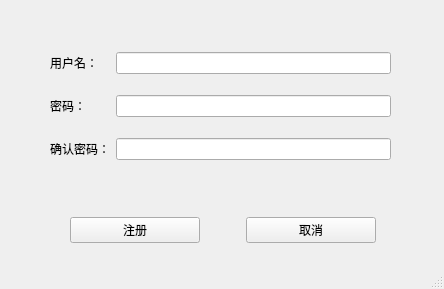
<?xml version="1.0" encoding="UTF-8"?>
<ui version="4.0">
 <class>registorWindow</class>
 <widget class="QMainWindow" name="registorWindow">
  <property name="geometry">
   <rect>
    <x>0</x>
    <y>0</y>
    <width>444</width>
    <height>289</height>
   </rect>
  </property>
  <property name="windowTitle">
   <string>添加管理用户</string>
  </property>
  <widget class="QWidget" name="centralwidget">
   <widget class="QWidget" name="gridLayoutWidget">
    <property name="geometry">
     <rect>
      <x>50</x>
      <y>37</y>
      <width>341</width>
      <height>139</height>
     </rect>
    </property>
    <layout class="QGridLayout" name="gridLayout">
     <item row="1" column="0">
      <widget class="QLabel" name="label_2">
       <property name="text">
        <string>密码：</string>
       </property>
       <property name="buddy">
        <cstring>editPWD</cstring>
       </property>
      </widget>
     </item>
     <item row="1" column="1">
      <widget class="QLineEdit" name="editPWD">
       <property name="text">
        <string/>
       </property>
       <property name="echoMode">
        <enum>QLineEdit::Password</enum>
       </property>
      </widget>
     </item>
     <item row="0" column="0">
      <widget class="QLabel" name="label">
       <property name="text">
        <string>用户名：</string>
       </property>
       <property name="buddy">
        <cstring>editUID</cstring>
       </property>
      </widget>
     </item>
     <item row="0" column="1">
      <widget class="QLineEdit" name="editUID">
       <property name="text">
        <string/>
       </property>
      </widget>
     </item>
     <item row="2" column="0">
      <widget class="QLabel" name="label_3">
       <property name="text">
        <string>确认密码：</string>
       </property>
       <property name="buddy">
        <cstring>editPWDD</cstring>
       </property>
      </widget>
     </item>
     <item row="2" column="1">
      <widget class="QLineEdit" name="editPWDD">
       <property name="echoMode">
        <enum>QLineEdit::Password</enum>
       </property>
      </widget>
     </item>
    </layout>
   </widget>
   <widget class="QWidget" name="horizontalLayoutWidget">
    <property name="geometry">
     <rect>
      <x>70</x>
      <y>190</y>
      <width>306</width>
      <height>80</height>
     </rect>
    </property>
    <layout class="QHBoxLayout" name="horizontalLayout">
     <item>
      <widget class="QPushButton" name="pbtregistor">
       <property name="text">
        <string>注册</string>
       </property>
      </widget>
     </item>
     <item>
      <spacer name="horizontalSpacer">
       <property name="orientation">
        <enum>Qt::Horizontal</enum>
       </property>
       <property name="sizeType">
        <enum>QSizePolicy::Fixed</enum>
       </property>
       <property name="sizeHint" stdset="0">
        <size>
         <width>40</width>
         <height>20</height>
        </size>
       </property>
      </spacer>
     </item>
     <item>
      <widget class="QPushButton" name="pbtexit">
       <property name="text">
        <string>取消</string>
       </property>
      </widget>
     </item>
    </layout>
   </widget>
  </widget>
  <widget class="QStatusBar" name="statusbar"/>
 </widget>
 <tabstops>
  <tabstop>editUID</tabstop>
  <tabstop>editPWD</tabstop>
  <tabstop>editPWDD</tabstop>
  <tabstop>pbtregistor</tabstop>
  <tabstop>pbtexit</tabstop>
 </tabstops>
 <resources/>
 <connections>
  <connection>
   <sender>pbtexit</sender>
   <signal>clicked()</signal>
   <receiver>registorWindow</receiver>
   <slot>close()</slot>
   <hints>
    <hint type="sourcelabel">
     <x>312</x>
     <y>229</y>
    </hint>
    <hint type="destinationlabel">
     <x>225</x>
     <y>148</y>
    </hint>
   </hints>
  </connection>
 </connections>
</ui>
